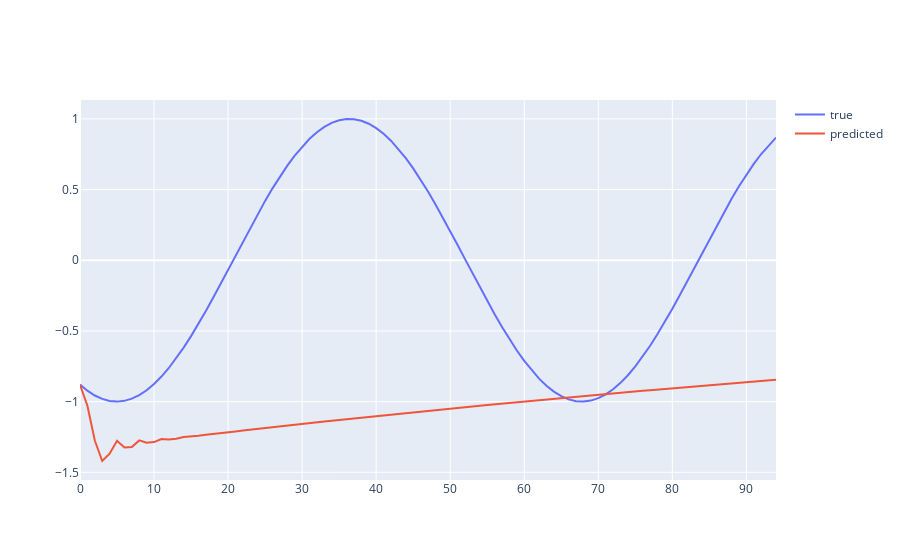

Notebook cell for this chart:
### Code cell
fig = go.Figure()
fig.add_trace(go.Scatter(y=knowed, name="true"))
fig.add_trace(go.Scatter(y=predicted, name="predicted"))
fig.show()
